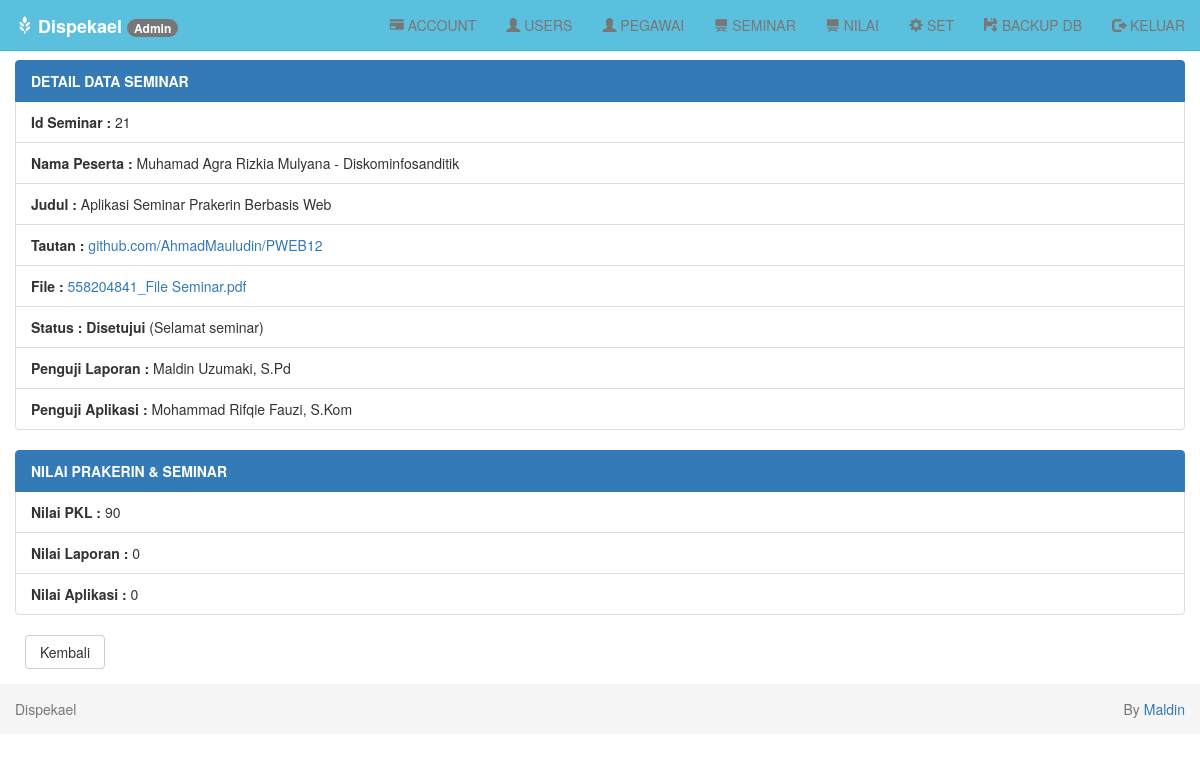
/index.php?page=seminar-detail&id=21 (signed in), run on the app's committed database.
### tables this page shows
CREATE TABLE `seminar` (
  `idseminar` int(5) NOT NULL AUTO_INCREMENT,
  `nis` int(8) NOT NULL,
  `judul` varchar(255) NOT NULL,
  `file` varchar(255) NOT NULL,
  `tautan` varchar(255) NOT NULL,
  `statussem` varchar(30) NOT NULL,
  `ket` varchar(255) NOT NULL,
  `pengujilap` int(8) NOT NULL,
  `pengujiapl` int(8) NOT NULL,
  `nilaiprakerin` int(3) NOT NULL,
  `nilailaporan` int(3) NOT NULL,
  `nilaiaplikasi` int(3) NOT NULL,
  PRIMARY KEY (`idseminar`)
);

CREATE TABLE `users` (
  `nis` bigint(12) unsigned NOT NULL,
  `id` bigint(12) unsigned NOT NULL,
  `nama` varchar(255) NOT NULL,
  `tanggal_lahir` date NOT NULL,
  `alamat` varchar(255) NOT NULL,
  `instansi` varchar(100) NOT NULL,
  `telp` varchar(15) NOT NULL,
  `stat` varchar(30) NOT NULL,
  `foto` varchar(255) NOT NULL,
  PRIMARY KEY (`nis`)
);

CREATE TABLE `pegawai` (
  `nis` int(8) NOT NULL AUTO_INCREMENT,
  `nama` varchar(50) NOT NULL,
  `jabatan` varchar(30) NOT NULL,
  `bidang` varchar(50) NOT NULL,
  `telp` varchar(15) NOT NULL,
  `email` varchar(50) NOT NULL,
  `foto` varchar(255) NOT NULL,
  PRIMARY KEY (`nis`)
);

### seminar/detail.php (the view, shortened to what this page needs)
<div class="row">
    <div class="col-md-12">
        <br>
        <?php
        if (isset($_GET['id'])) {
            $idseminar   = $_GET['id'];
            $query = mysqli_query($db, "SELECT seminar.*, users.nama, users.instansi FROM seminar JOIN users ON users.nis = seminar.nis WHERE idseminar='$idseminar'") or die('Query Error : ' . mysqli_error($db));
            while ($data  = mysqli_fetch_assoc($query)) {
                $idseminar        = $data['idseminar'];
                $judul            = $data['judul'];
                $tautan           = $data['tautan'];
                $file             = $data['file'];
                $statussem        = $data['statussem'];
                $ket              = $data['ket'];
                $pengujilap       = $data['pengujilap'];
                $pengujiapl       = $data['pengujiapl'];
                $nilaiprakerin    = $data['nilaiprakerin'];
                $nilailaporan     = $data['nilailaporan'];
                $nilaiaplikasi    = $data['nilaiaplikasi'];
                $nama             = $data['nama'];
                $instansi         = $data['instansi'];
            }
        }
        ?>
        <ul class="list-group">
            <li class="list-group-item active"><b>DETAIL DATA SEMINAR</b></li>
            <li class="list-group-item"><b>Id Seminar : </b><?php echo $idseminar; ?></li>
            <li class="list-group-item"><b>Nama Peserta : </b><?php echo $nama . " - " . $instansi; ?></li>
            <li class="list-group-item"><b>Judul : </b><?php echo $judul; ?></li>
            <li class="list-group-item"><b>Tautan : </b><a href="https:<?php echo $tautan; ?>" target="_blank"><?php echo $tautan; ?></a></li>
            <li class="list-group-item"><b>File : </b><a href="seminar/files/<?php echo $file; ?>" target="_blank"><?php echo $file; ?></a></li>
            <li class="list-group-item"><b>Status : <?php echo $statussem; ?></b> (<?php echo $ket; ?>)</li>
            <?php
            $pengujilaporan = mysqli_query($db, "SELECT * from pegawai WHERE nis='$pengujilap'") or die('Query Error : ' . mysqli_error($db));
            while ($pengujilaporans = mysqli_fetch_assoc($pengujilaporan)) {
                $pengujilaporann = $pengujilaporans['nama'];
            } ?>
            <li class="list-group-item"><b>Penguji Laporan : </b><?php echo $pengujilaporann; ?></li>
            <?php
            $pengujiaplikasi = mysqli_query($db, "SELECT * from pegawai WHERE nis='$pengujiapl'") or die('Query Error : ' . mysqli_error($db));
            while ($pengujiaplikasis = mysqli_fetch_assoc($pengujiaplikasi)) {
                $pengujiaplikasin = $pengujiaplikasis['nama'];
            } ?>
            <li class="list-group-item"><b>Penguji Aplikasi : </b><?php echo $pengujiaplikasin; ?></li>
        </ul>
        <ul class="list-group">
            <li class="list-group-item active"><b>NILAI PRAKERIN & SEMINAR</b></li>
            <li class="list-group-item"><b>Nilai PKL : </b><?php echo $nilaiprakerin; ?></li>
            <li class="list-group-item"><b>Nilai Laporan : </b><?php echo $nilailaporan; ?></li>
            <li class="list-group-item"><b>Nilai Aplikasi : </b><?php echo $nilaiaplikasi; ?></li>
        </ul>
        <?php
        if ($_SESSION['level'] == "Admin") {
            $kembali = "tampil-nilai";
        } else if ($_SESSION['level'] == "Pegawai") {
            $kembali = "tampil-nilai";
        } else {
            $kembali = "seminar";
        }
        ?>
        <div class="form-group">
            <a href="?page=<?php echo $kembali ?>" class="btn btn-default btn-reset">Kembali</a>
        </div>
    </div>
</div>
</div>

### assets/css/style.css (style rules this page uses)
body { padding-top: 40px; }
.btn-reset { width: 80px; margin-left: 10px; }

### data on the page
seminar: idseminar "21", users.nama "Muhamad Agra Rizkia Mulyana", users.instansi "Diskominfosanditik", judul "Aplikasi Seminar Prakerin Berbasis Web", tautan "github.com/AhmadMauludin/PWEB12", file "558204841_File Seminar.pdf", statussem "Disetujui", ket "Selamat seminar", nilaiprakerin "90", nilailaporan "0", nilaiaplikasi "0"
pegawai: nama "Maldin Uzumaki, S.Pd"
pegawai: nama "Mohammad Rifqie Fauzi, S.Kom"

### other printed values
$_SESSION['level'] "Admin"
